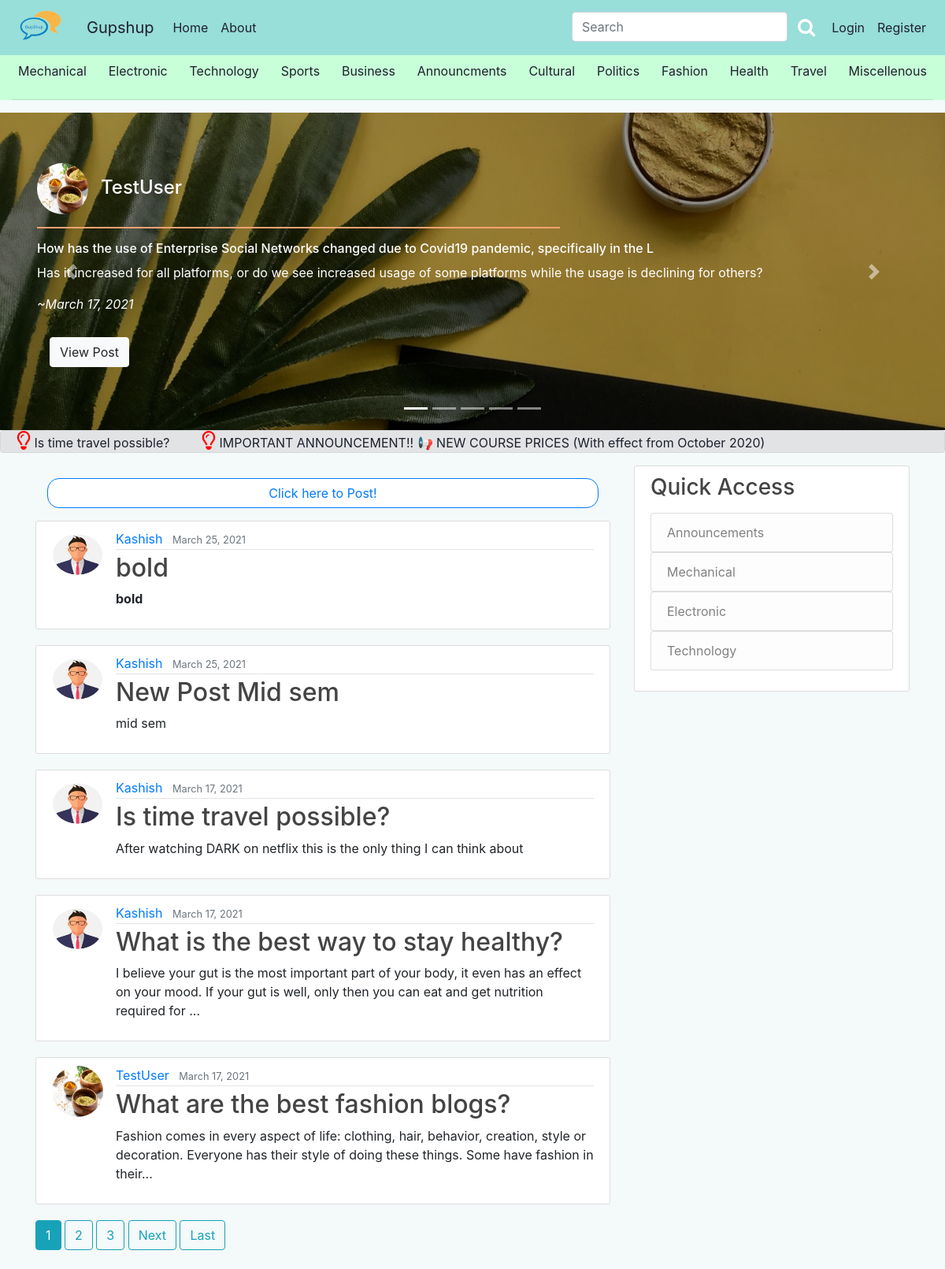
The page / on the database its author committed.
### blog/models.py (models this page shows, shortened)
class Post(models.Model):
    title = models.CharField(max_length=100)
    content = models.TextField()
    date_posted = models.DateTimeField(default=timezone.now)
    author = models.ForeignKey(User, on_delete=models.CASCADE)
    category = models.CharField(
        max_length=20,
        choices=Category_choices,
        default='Miscellenous'
    )
    upvote = models.ManyToManyField(User, related_name='upvote')
    downvote = models.ManyToManyField(User, related_name='downvote')
    bookmark = models.ManyToManyField(User, related_name='bookmark')

### users/models.py (models this page shows, shortened)
class Profile(models.Model):
	user = models.OneToOneField(User, on_delete=models.CASCADE)
	image = models.ImageField(default='default.jpg',upload_to='profile_pics')

### blog/views.py (the view)
# urls.py: path('', PostListView.as_view(), name='blog-home'),
class PostListView(ListView):
    model = Post
    template_name = 'blog/home.html'
    context_object_name = 'posts'
    ordering = ['-date_posted']
    paginate_by = 5
    def get_context_data(self, **kwargs):
        top3 = Post.objects.annotate(
            q_count=Count('upvote')).order_by('-q_count')[:5]
        context = super(PostListView, self).get_context_data(**kwargs)
        context['posts'] = Post.objects.all()
        context['tops'] = top3
        context['announcments'] = Post.objects.filter(category='Announcments')
        p = Paginator(Post.objects.select_related().all().order_by(
            '-date_posted'), self.paginate_by)
        context['posts'] = p.page(context['page_obj'].number)
        return context

### blog/templates/blog/home.html (shortened to what this page needs)
{% extends "blog/base.html" %}
{%block carousel%}
{% load crispy_forms_tags%}
{% load static %}
<div class="container-fluid" style="background-color: #c7ffd8">
		<div class="nav-scroller py-0 my-0 ">
			<nav class="nav d-flex justify-content-between">
			<a class="p-2 " style="color: #1e212d" href="{% url 'category' "Mechanical" %}">Mechanical</a>
			<a class="p-2 " style="color: #1e212d" href="{% url 'category' "Electronic" %}">Electronic</a>
			<a class="p-2 " style="color: #1e212d" href="{% url 'category' "Technology" %}">Technology</a>
			<a class="p-2 " style="color: #1e212d" href="{% url 'category' "Sports" %}">Sports</a>
			<a class="p-2 " style="color: #1e212d" href="{% url 'category' "Business" %}">Business</a>
			<a class="p-2 " style="color: #1e212d" href="{% url 'category' "Announcments" %}">Announcments</a>
			<a class="p-2 " style="color: #1e212d" href="{% url 'category' "Cultural" %}">Cultural</a>
			<a class="p-2 " style="color: #1e212d" href="{% url 'category' "Politics" %}">Politics</a>
			<a class="p-2 " style="color: #1e212d" href="{% url 'category' "Fashion" %}">Fashion</a>
			<a class="p-2 " style="color: #1e212d" href="{% url 'category' "Health" %}">Health</a>
			<a class="p-2 " style="color: #1e212d" href="{% url 'category' "Travel" %}">Travel</a>
			<a class="p-2 " style="color: #1e212d" href="{% url 'category' "Miscellenous" %}">Miscellenous</a>
			</nav>
		</div>
		<hr>
	</div>
<div class="container-fluid px-0 ">
	<div id="carouselExampleIndicators" class="carousel slide" data-ride="carousel">
		<ol class="carousel-indicators">
		  <li data-target="#carouselExampleIndicators" data-slide-to="0" class="active"></li>
		  <li data-target="#carouselExampleIndicators" data-slide-to="1"></li>
		  <li data-target="#carouselExampleIndicators" data-slide-to="2"></li>
		  <li data-target="#carouselExampleIndicators" data-slide-to="3"></li>
		  <li data-target="#carouselExampleIndicators" data-slide-to="4"></li>
		</ol>
		<div class="carousel-inner mt-0 py-0">
		  <div class="carousel-item active">
			{% if tops.4.category == "Business"%}
		  <div class="jumbotron " style="background-image: linear-gradient(to bottom, rgba(0,0,0,0.4) 0%,rgba(0,0,0,0.4) 100%),url({%static 'blog/business_banner.jpg'%}); border-radius: 0; margin-bottom: 0px; ">
		{% elif  tops.4.category == "Electronic" %}
			<div class="jumbotron " style="background-image: linear-gradient(to bottom, rgba(0,0,0,0.4) 0%,rgba(0,0,0,0.4) 100%),url({%static 'blog/electronic_banner.jpg'%}); border-radius: 0; margin-bottom: 0px; ">
		{% elif  tops.4.category == "Mechanical" %}
			<div class="jumbotron " style="background-image: linear-gradient(to bottom, rgba(0,0,0,0.4) 0%,rgba(0,0,0,0.4) 100%),url({%static 'blog/machine_banner.jpg'%}); border-radius: 0; margin-bottom: 0px; ">
		{% elif  tops.4.category == "Sports" %}
			<div class="jumbotron " style="background-image: linear-gradient(to bottom, rgba(0,0,0,0.4) 0%,rgba(0,0,0,0.4) 100%),url({%static 'blog/sports_banner.jpg'%}); border-radius: 0; margin-bottom: 0px; ">
		{% elif  tops.4.category == "Technology" %}
			<div class="jumbotron " style="background-image: linear-gradient(to bottom, rgba(0,0,0,0.4) 0%,rgba(0,0,0,0.4) 100%),url({%static 'blog/tech_banner.jpg'%}); border-radius: 0; margin-bottom: 0px; ">
		{% else %}
			<div class="jumbotron " style="background-image: linear-gradient(to bottom, rgba(0,0,0,0.4) 0%,rgba(0,0,0,0.4) 100%),url({%static 'blog/misc_banner.jpg'%}); border-radius: 0; margin-bottom: 0px; ">
		{% endif %}
      	<div class="container py-0 mb-0">
				<strong><h4 style="color: #FFFF;"><img class="rounded-circle article-img "src = {{tops.0.author.profile.image.url}}>{{tops.0.author}}</h4></strong>
				<h6 class="mb-2" style="color: white;"><hr style=" border-top: 2px solid #ffa372; width: 60%; margin-left: 0px; ;"/>
					{{tops.0.title}}</h6>
				<p  style="color: #FFF;">{{tops.0.content| safe}}</p>
				<i style="color: #FFF;">~{{tops.0.date_posted|date:"F d, Y"}}</i>
		  <p class="lead px-3">
			  <br>
		    <a class="btn btn-light " href="{% url 'post-detail' tops.0.id %}" role="button">View Post</a>
		  </p>
	  </div>
    </div>
    </div>
</div>
		<a class="carousel-control-prev" href="#carouselExampleIndicators" role="button" data-slide="prev">
		  <span class="carousel-control-prev-icon" aria-hidden="true"></span>
		</a>
		<a class="carousel-control-next" href="#carouselExampleIndicators" role="button" data-slide="next">
		  <span class="carousel-control-next-icon" aria-hidden="true"></span>
		</a>
	  </div>
</div>
<div class="container-fluid px-0 mx-0 my-0 py-0 mb-3">
	<div class="alert alert-secondary my-0 py-0 " role="alert">
  <marquee  class="my-0 py-0"><p class="my-0 py-0" style="font-family: Impact; font-size: 15pt ">
  <div  style="white-space: nowrap">
  {% for post in announcments|slice:"::-1"%}
  	<i class="fa fa-lightbulb-o" style="font-size:24px; color:red;"></i>
			    <span ><a href="{% url 'post-detail' post.id %}" style="color: #1e212d; text-decoration: none" >{{ post.title }}&nbsp;&nbsp;&nbsp;&nbsp;&nbsp;&nbsp;&nbsp;&nbsp; </a>  </span>
	{%endfor%}
	</div>
	</marquee>
	</div>
</div>
	{% endblock %}
{% block content %}
		<div class="container-fluid my-3 ">
			<a type="button" class="btn btn-outline-primary container-fluid home_newpost" href="{% url 'post-create' %}" style="border-radius: 15px; background-color: white;">Click here to Post!</a>
		</div>
	{% for post in posts|slice:"{{ page_obj.paginator.count }}-1::-1"%}
		<article class="media content-section">
			<img class="rounded-circle article-img "src = {{post.author.profile.image.url}}>
		    <div class="media-body">
			    <div class="article-metadata">
			      <a class="mr-2" href="{% url 'user-posts' post.author.username %}">{{ post.author }}</a>
			      <small class="text-muted">{{ post.date_posted|date:"F d, Y" }}</small>
			    </div>
			    <h2><a class="article-title" href="{% url 'post-detail' post.id %}">{{ post.title }}</a></h2>
				{% if post.content|length > 170%}
			    <p class="article-content">{{ post.content|slice:":170"| safe }}...</p>
				{% else %}
				 <p class="article-content">{{ post.content|slice:":170"| safe }}</p>
				{% endif %}
			</div>
		</article>
	{%endfor%}
	{% if is_paginated%}
		{% for num in page_obj.paginator.page_range %}
			{% if page_obj.number == num %}
				<a class="btn btn-info mb-4" href="?page={{ num }}">{{ num }}</a>
			{% elif num > page_obj.number|add:'-3' and num < page_obj.number|add:'3'%}
				<a class="btn btn-outline-info mb-4" href="?page={{ num }}">{{ num }}</a>
			{% endif %}
		{% endfor %}
		{% if page_obj.has_next %}
			<a class="btn btn-outline-info mb-4" href="?page={{ page_obj.next_page_number }}">Next</a>
			<a class="btn btn-outline-info mb-4" href="?page={{ page_obj.paginator.num_pages }}">Last</a>
		{% endif %}
	{% endif %}
{% endblock content %}

### blog/static/blog/main.css (style rules this page uses)
body { background: #fafafa; color: #333333; margin-top: 5rem; }
h1, h2, h3, h4, h5, h6 { color: #444444; }
.content-section { background: #ffffff; padding: 10px 20px; border: 1px solid #dddddd; border-radius: 3px; margin-bottom: 20px; }
.article-title { color: #444444; }
.article-content { white-space: pre-line; }
.article-img { height: 65px; width: 65px; margin-right: 16px; }
.article-metadata { padding-bottom: 1px; margin-bottom: 4px; border-bottom: 1px solid #e3e3e3 }

### rows shown on the page
Post: author.image (placeholder picture), author.username "TestUser", title "How has the use of Enterprise Social Networks changed due to Covid19 pandemic, specifically in the L", content "Has it increased for all platforms, or do we see increased usage of some platforms while the usage is declining for others?", date_posted "March 17, 2021"
Post: title "Is time travel possible?", author.profile.image (placeholder picture), author "Kashish", date_posted "March 17, 2021", content "After watching DARK on netflix this is the only thing I can think about"
Post: title "IMPORTANT ANNOUNCEMENT!! 📢 NEW COURSE PRICES (With effect from October 2020)"
Post: author.profile.image (placeholder picture), author "Kashish", date_posted "March 25, 2021", title "bold", content "bold"
Post: author.profile.image (placeholder picture), author "Kashish", date_posted "March 25, 2021", title "New Post Mid sem", content "mid sem"
Post: author.profile.image (placeholder picture), author "Kashish", date_posted "March 17, 2021", title "What is the best way to stay healthy?", content "I believe your gut is the most important part of your body, it even has an effect on your mood. If your gut is well, only then you can eat and get nutrition required for"
Post: author.profile.image (placeholder picture), author "TestUser", date_posted "March 17, 2021", title "What are the best fashion blogs?", content "Fashion comes in every aspect of life: clothing, hair, behavior, creation, style or decoration. Everyone has their style of doing these things. Some have fashion in their"

### other values the page prints
{{ num }} "1"
{{ num }} "2" "3"
